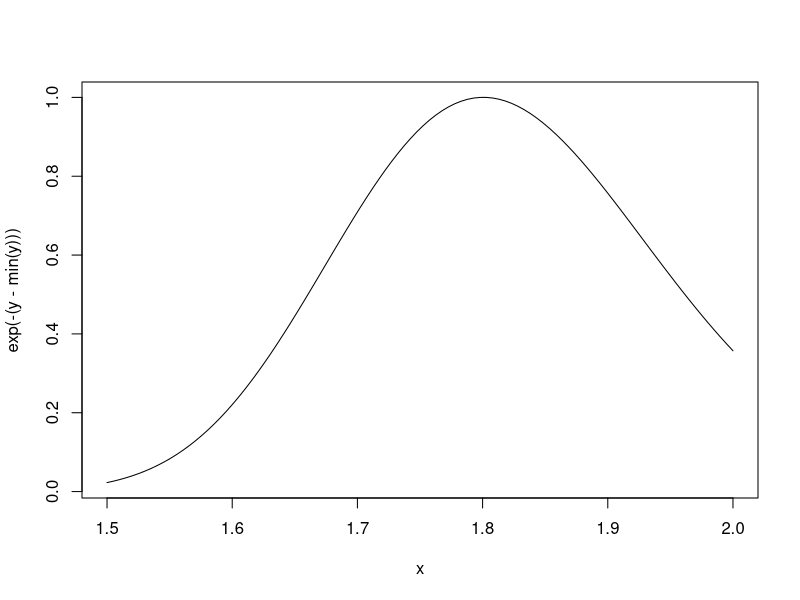
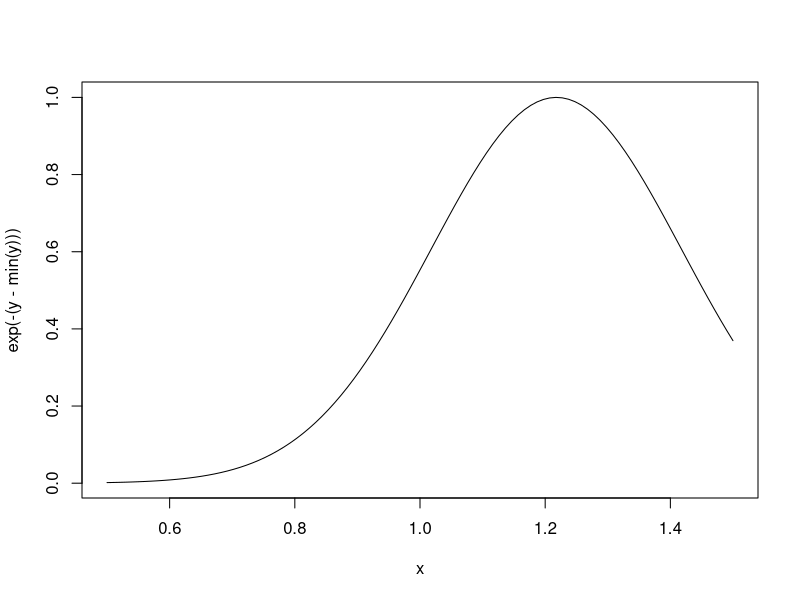

Write the R code that produced these figures, in order.
# Application: Optimization

# several teams: optm, nlm and optimize
# they require an objective function (x) [depends on data, parameters, etc...]

# The constructor function: creating the objective function
make.NegLogLik <- function(data, fixed = c(FALSE,FALSE)) {
    params <- fixed
    function(p) {
        params[!fixed] <- p
        mu <- params[1]
        sigma <- params[2]
        a <- -0.5*length(data)*log(2*pi*sigma^2)
        b <- -0.5*sum((data-mu)^2)/(sigma^2)
        -(a + b)
    }
}

# initialize random vector
set.seed(1)
normals <- rnorm(100,1,2)
nLL <- make.NegLogLik(normals)
# the pointer to the environment:
# <environment: 0x0000000005946198> 
# data is in saved in the environment which is in this address

ls(environment(nLL))
# [1] "data"   "fixed"  "params"

# both parameter free
optim(c(mu=0,sigma=1),nLL)$par

# fixing sigma = 2
nLL <- make.NegLogLik(normals,c(FALSE,2))
optimize(nLL,c(-1,3))$minimum

# fixing mu = 1
nLL <- make.NegLogLik(normals,c(1,FALSE))
optimize(nLL,c(1e-6,10))$minimum



## Plots:
x <- seq(1.5,2, len=100)
y <- sapply(x, nLL)
plot(x,exp(-(y-min(y))),type = "l")


nLL <- make.NegLogLik(normals,c(FALSE,2))
x <- seq(0.5,1.5, len=100)
y <- sapply(x, nLL)
plot(x,exp(-(y-min(y))),type = "l")


